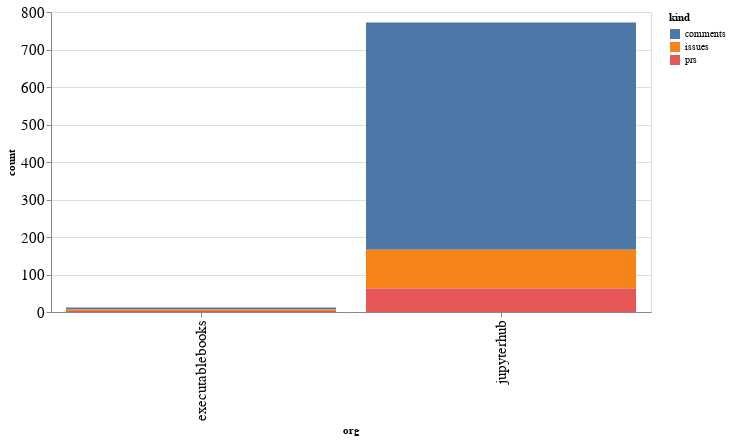

This figure's notebook cell:
### Code cell
alt.Chart(org_summaries, width=600).mark_bar().encode(
    x='org',
    y='count',
    color='kind',
    tooltip="org"
)

### Figure 1 — Vega-Lite specification as saved in the notebook (floating-point values rounded to 4 significant figures)
{"config": {"axisLeft": {"labelFontSize": 15}, "axisBottom": {"labelFontSize": 15}}, "data": {"name": "data-53e126eca83beb42e6e8e647e5b92c0c"}, "mark": "bar", "encoding": {"color": {"type": "nominal", "field": "kind"}, "tooltip": {"type": "nominal", "field": "org"}, "x": {"type": "nominal", "field": "org"}, "y": {"type": "quantitative", "field": "count"}}, "width": 600, "$schema": "https://vega.github.io/schema/vega-lite/v4.8.1.json", "datasets": {"data-53e126eca83beb42e6e8e647e5b92c0c": [{"org": "executablebooks", "kind": "comments", "count": 5}, {"org": "executablebooks", "kind": "issues", "count": 4}, {"org": "executablebooks", "kind": "prs", "count": 3}, {"org": "jupyterhub", "kind": "comments", "count": 606}, {"org": "jupyterhub", "kind": "issues", "count": 103}, {"org": "jupyterhub", "kind": "prs", "count": 63}]}}
